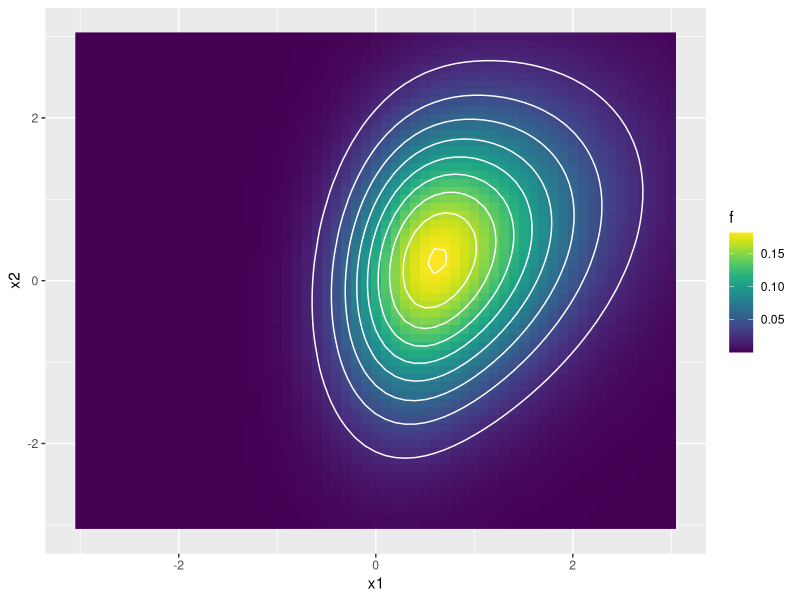

Generate this figure with R:
## ---- chunk 1
#| echo: false
#| include: false
pdf_file <- paste0(
    "https://github.com/estadisticaunr/estadistica-bayesiana/raw/pdf/trabajos_practicos/",
    paste0(sub("\\..*$", "", knitr::current_input()), ".pdf")
)
## ---- chunk 2
#| warning: false
#| cache: true
#| echo: false
#| fig-cap: "Función de densidad de la que se desean obtener muestras"
library(ggplot2)
library(dplyr)
data <- tidyr::crossing(x1 = seq(-3, 3, 0.1), x2 = seq(-3, 3, 0.1))

Mu <- c(0, 0)
Sigma <- matrix(c(1.5, 0.6, 0.6, 1.5), nrow = 2)
data |>
    mutate(
        f = 2 * purrr::map2_dbl(x1, x2, ~mvtnorm::dmvnorm(c(.x, .y), Mu, Sigma)) * pnorm(x1 * 2 + x2 * 0)
    ) |>
    ggplot() + 
    geom_raster(aes(x = x1, y = x2, fill = f)) +
    stat_contour(aes(x = x1, y = x2, z = f), col = "white") +
    viridis::scale_fill_viridis()
